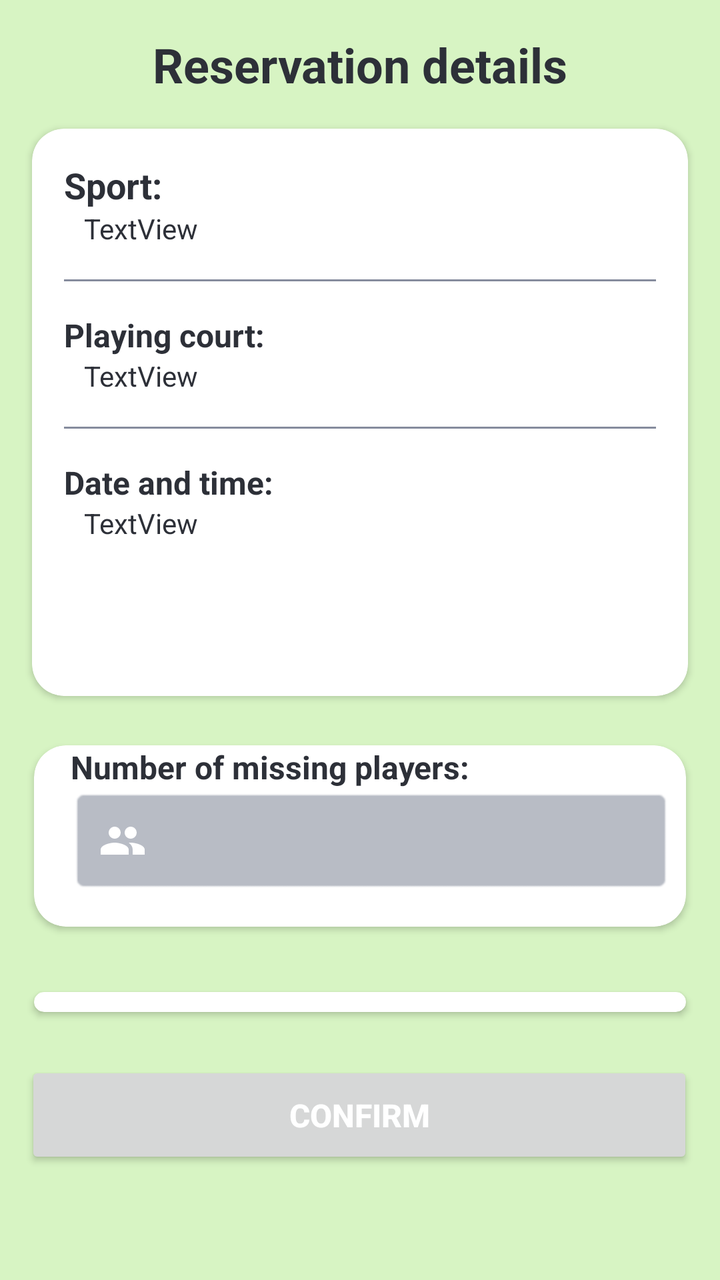
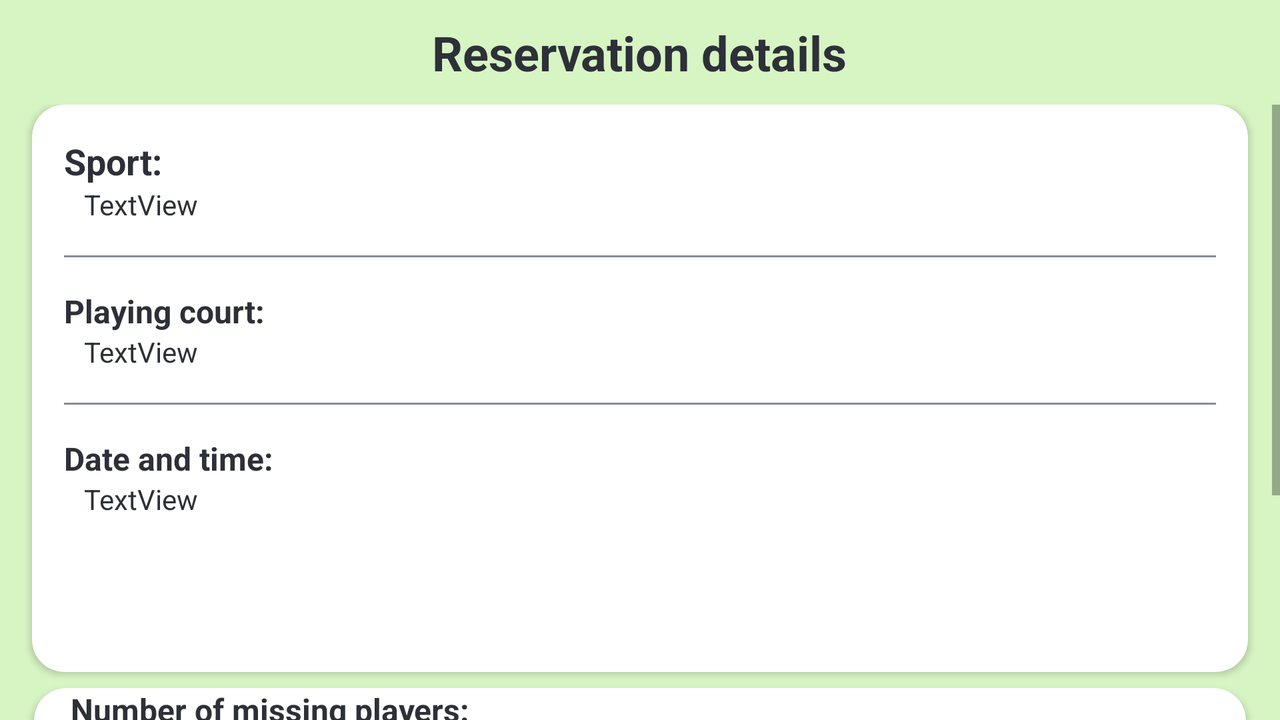

Two renders of one Android screen. The first uses the default layout on a phone; the second uses the alternative layout the repository ships for a different screen configuration, on a matching device. The two XML files are below.
<!-- AndroidManifest.xml: application theme Theme.ShowProfileActivity -->
<!-- res/layout/confirm_reservation.xml -->
<androidx.constraintlayout.widget.ConstraintLayout
    xmlns:android="http://schemas.android.com/apk/res/android"
    xmlns:app="http://schemas.android.com/apk/res-auto"
    xmlns:tools="http://schemas.android.com/tools"
    android:layout_width="match_parent"
    android:layout_height="match_parent"
    android:background="@color/green_100">



    <TextView
        android:id="@+id/bookingDetailsText"
        android:layout_width="wrap_content"
        android:layout_height="wrap_content"
        android:text="@string/edit_title"
        android:textSize="24sp"
        android:textStyle="bold"
        app:layout_constraintTop_toTopOf="parent"
        app:layout_constraintBottom_toTopOf="@id/cardview"
        app:layout_constraintStart_toStartOf="parent"
        app:layout_constraintEnd_toEndOf="parent"
        android:paddingTop="16dp"
        android:paddingBottom="16dp" />

    <androidx.cardview.widget.CardView
        android:id="@+id/cardview"
        android:layout_width="match_parent"
        android:layout_height="wrap_content"
        app:layout_constraintTop_toBottomOf="@id/bookingDetailsText"
        app:cardCornerRadius="16dp"
        app:cardBackgroundColor="@color/white"
        app:layout_constraintStart_toStartOf="parent"
        app:layout_constraintEnd_toEndOf="parent"
        android:layout_marginStart="16dp"
        android:layout_marginEnd="16dp">

        <LinearLayout
            android:layout_width="match_parent"
            android:layout_height="wrap_content"
            android:orientation="vertical"
            android:padding="16dp">

            <TextView
                android:id="@+id/sportChosenTextView"
                android:layout_width="66dp"
                android:layout_height="match_parent"
                android:text="@string/sport_chosen"
                android:textSize="18sp"
                android:textStyle="bold" />

            <TextView
                android:id="@+id/textView"
                android:layout_width="308dp"
                android:layout_height="match_parent"
                android:layout_marginLeft="10dp"
                android:layout_weight="1"
                android:text="TextView" />

            <View
                android:layout_width="match_parent"
                android:layout_height="1dp"
                android:layout_marginTop="16dp"
                android:layout_marginBottom="16dp"
                android:background="@color/grey_400" />

            <TextView
                android:id="@+id/sportFacilityTextView"
                android:layout_width="wrap_content"
                android:layout_height="match_parent"
                android:text="@string/sport_field"
                android:textSize="16sp"
                android:textStyle="bold" />

            <TextView
                android:id="@+id/textView3"
                android:layout_width="match_parent"
                android:layout_height="match_parent"
                android:layout_marginLeft="10dp"
                android:layout_weight="1"
                android:text="TextView" />

            <View
                android:layout_width="match_parent"
                android:layout_height="1dp"
                android:layout_marginTop="16dp"
                android:layout_marginBottom="16dp"
                android:background="@color/grey_400" />

            <TextView
                android:id="@+id/dateAndTimeTextView"
                android:layout_width="wrap_content"
                android:layout_height="match_parent"
                android:text="@string/timeslot"
                android:textSize="16sp"
                android:textStyle="bold" />

            <TextView
                android:id="@+id/textView20"
                android:layout_width="wrap_content"
                android:layout_height="80dp"

                android:layout_marginLeft="10dp"
                android:layout_weight="1"
                android:text="TextView" />

        </LinearLayout>
    </androidx.cardview.widget.CardView>

    <androidx.cardview.widget.CardView
        android:id="@+id/cardview3"
        android:layout_width="match_parent"
        android:layout_height="wrap_content"
        app:cardBackgroundColor="@color/white"
        android:layout_marginStart="10dp"
        android:layout_marginEnd="10dp"
        app:cardCornerRadius="16dp"
        app:cardUseCompatPadding="true"
        app:layout_constraintBottom_toTopOf="@id/cardview2"
        app:layout_constraintTop_toBottomOf="@+id/cardview"
        app:layout_constraintStart_toStartOf="parent"
        app:layout_constraintEnd_toEndOf="parent"
        android:orientation="vertical">

        <ScrollView
            android:layout_width="match_parent"
            android:layout_height="wrap_content"
            app:layout_constraintTop_toBottomOf="@+id/cardview2"
            app:layout_constraintStart_toStartOf="parent"
            app:layout_constraintEnd_toEndOf="parent"
            android:layout_marginStart="-5dp"
            android:layout_marginBottom="10dp">

            <LinearLayout
                android:id="@+id/missingPlayers"
                android:layout_width="match_parent"
                android:layout_height="wrap_content"
                android:layout_gravity="center_vertical"
                android:layout_marginLeft="16dp"
                android:orientation="vertical">

                <TextView
                    android:id="@+id/missingPlayersTitle"
                    android:layout_width="wrap_content"
                    android:layout_height="wrap_content"
                    android:layout_marginStart="7dp"
                    android:text="@string/missingPlayersTitle"
                    android:textSize="16sp"
                    android:textStyle="bold" />

                <EditText
                    android:id="@+id/missingPlayersText"
                    android:layout_width="match_parent"
                    android:layout_height="wrap_content"
                    android:layout_marginLeft="7dp"
                    android:layout_marginRight="7dp"
                    android:layout_marginBottom="7dp"
                    android:autofillHints="Insert missing players"
                    android:background="@android:drawable/editbox_background"
                    android:backgroundTint="@color/grey_200"
                    android:drawablePadding="16dp"
                    android:inputType="phone"
                    android:padding="14dp"
                    android:textColor="@color/white"
                    android:textSize="16sp"
                    app:drawableLeftCompat="@drawable/baseline_people_24" />

            </LinearLayout>

        </ScrollView>

    </androidx.cardview.widget.CardView>

    <androidx.cardview.widget.CardView
        android:id="@+id/cardview2"
        android:layout_width="match_parent"
        android:layout_height="wrap_content"
        app:cardBackgroundColor="@color/white"
        android:layout_marginStart="10dp"
        android:layout_marginEnd="10dp"
        app:cardCornerRadius="16dp"
        app:cardUseCompatPadding="true"
        app:layout_constraintBottom_toTopOf="@id/confirm_button"
        app:layout_constraintTop_toBottomOf="@+id/cardview3"
        app:layout_constraintStart_toStartOf="parent"
        app:layout_constraintEnd_toEndOf="parent">

        <ScrollView
            android:contentDescription="@string/list_option"
            android:layout_width="match_parent"
            android:layout_height="wrap_content"
            android:layout_marginStart="-5dp"
            android:layout_marginBottom="10dp">

            <LinearLayout
                android:id="@+id/optionsscrollview"
                android:layout_width="match_parent"
                android:layout_height="wrap_content"
                android:layout_gravity="center_vertical"
                android:layout_marginLeft="16dp"
                android:orientation="vertical">

            </LinearLayout>

        </ScrollView>

    </androidx.cardview.widget.CardView>


    <Button
        android:id="@+id/confirm_button"
        android:layout_width="334dp"
        android:layout_height="wrap_content"
        app:layout_constraintStart_toStartOf="parent"
        app:layout_constraintEnd_toEndOf="parent"
        app:layout_constraintBottom_toBottomOf="parent"
        app:layout_constraintTop_toBottomOf="@+id/cardview2"
        app:layout_constraintHorizontal_bias="0.5"
        android:layout_marginStart="38dp"
        android:layout_marginEnd="39dp"
        android:layout_marginBottom="39dp"
        android:padding="16dp"
        android:text="@string/confirm"
        android:textColor="@android:color/white"
        android:textSize="16sp"
        android:textStyle="bold" />

    </androidx.constraintlayout.widget.ConstraintLayout>
<!-- resources referenced by this layout -->
<resources>
  <color name="green_100">#D7F4C3</color>
  <color name="grey_200">#b8bcc5</color>
  <color name="grey_400">#868c9d</color>
  <color name="white">#FFFFFFFF</color>
  <!-- drawable baseline_people_24 (drawable) -->
  <vector xmlns:android="http://schemas.android.com/apk/res/android"
      android:height="24dp"
      android:width="24dp"
      android:viewportWidth="24"
      android:viewportHeight="24">
      <path android:fillColor="@android:color/white" android:pathData="M16,11c1.66,0 2.99,-1.34 2.99,-3S17.66,5 16,5c-1.66,0 -3,1.34 -3,3s1.34,3 3,3zM8,11c1.66,0 2.99,-1.34 2.99,-3S9.66,5 8,5C6.34,5 5,6.34 5,8s1.34,3 3,3zM8,13c-2.33,0 -7,1.17 -7,3.5L1,19h14v-2.5c0,-2.33 -4.67,-3.5 -7,-3.5zM16,13c-0.29,0 -0.62,0.02 -0.97,0.05 1.16,0.84 1.97,1.97 1.97,3.45L17,19h6v-2.5c0,-2.33 -4.67,-3.5 -7,-3.5z"/>
  </vector>
  <string name="confirm">Confirm</string>
  <string name="edit_title">Reservation details</string>
  <string name="list_option">List option</string>
  <string name="missingPlayersTitle">Number of missing players:</string>
  <string name="sport_chosen">Sport:</string>
  <string name="sport_field">Playing court:</string>
  <string name="timeslot">Date and time:</string>
  <style name="Theme.ShowProfileActivity" parent="Theme.MaterialComponents.Light.DarkActionBar">
          
          <item name="colorPrimary">@color/green_400</item>
          <item name="colorPrimaryVariant">@color/green_600</item>
          <item name="colorOnPrimary">@color/black</item>
          
          <item name="colorSecondary">@color/grey_400</item>
          <item name="colorSecondaryVariant">@color/grey_800</item>
          <item name="colorOnSecondary">@color/black</item>
          
          <item name="android:statusBarColor">?attr/colorPrimaryVariant</item>
          <item name="android:textColor">@color/grey_900</item>
  
  
      </style>
  <color name="green_400">#83DE4A</color>
  <color name="green_600">#58C60F</color>
  <color name="black">#FF000000</color>
  <color name="grey_800">#41444f</color>
  <color name="grey_900">#2d3038</color>
</resources>
<!-- res/layout-land/confirm_reservation.xml (the author's variant of the layout above) -->
<!-- drawn on the phone turned sideways -->
<LinearLayout xmlns:android="http://schemas.android.com/apk/res/android"
    xmlns:app="http://schemas.android.com/apk/res-auto"
    xmlns:tools="http://schemas.android.com/tools"
    android:layout_width="match_parent"
    android:layout_height="match_parent"
    android:background="@color/green_100"
    android:orientation="vertical">


    
    <TextView
        android:id="@+id/bookingDetailsText"
        android:layout_width="wrap_content"
        android:layout_height="wrap_content"
        android:padding="10dp"
        android:text="@string/edit_title"
        android:textSize="24sp"
        android:textStyle="bold"
        android:layout_gravity="center"
        app:layout_constraintBottom_toTopOf="@id/cardview"
        app:layout_constraintEnd_toEndOf="parent"
        app:layout_constraintStart_toStartOf="parent"
        app:layout_constraintTop_toTopOf="parent" />

    <ScrollView
        android:layout_width="match_parent"
        android:layout_height="match_parent">

        <LinearLayout
            android:layout_width="match_parent"
            android:layout_height="wrap_content"
            android:orientation="vertical">

            <androidx.cardview.widget.CardView
                android:id="@+id/cardview"
                android:layout_width="match_parent"
                android:layout_height="0dp"
                app:cardBackgroundColor="@color/white"
                android:layout_marginStart="16dp"
                android:layout_marginEnd="16dp"
                android:layout_weight="1"
                app:cardCornerRadius="16dp"
                app:layout_constraintEnd_toEndOf="parent"
                app:layout_constraintStart_toStartOf="parent"
                app:layout_constraintTop_toBottomOf="@id/bookingDetailsText">

                <LinearLayout
                    android:layout_width="match_parent"
                    android:layout_height="wrap_content"
                    android:orientation="vertical"
                    android:padding="16dp">

                    <TextView
                        android:id="@+id/sportChosenTextView"
                        android:layout_width="66dp"
                        android:layout_height="match_parent"
                        android:text="@string/sport_chosen"
                        android:textSize="18sp"
                        android:textStyle="bold" />

                    <TextView
                        android:id="@+id/textView"
                        android:layout_width="308dp"
                        android:layout_height="match_parent"
                        android:layout_marginLeft="10dp"
                        android:layout_weight="1"
                        android:text="TextView" />

                    <View
                        android:layout_width="match_parent"
                        android:layout_height="1dp"
                        android:layout_marginTop="16dp"
                        android:layout_marginBottom="16dp"
                        android:background="@color/grey_400" />

                    <TextView
                        android:id="@+id/sportFacilityTextView"
                        android:layout_width="wrap_content"
                        android:layout_height="match_parent"
                        android:text="@string/sport_field"
                        android:textSize="16sp"
                        android:textStyle="bold" />

                    <TextView
                        android:id="@+id/textView3"
                        android:layout_width="match_parent"
                        android:layout_height="match_parent"
                        android:layout_marginLeft="10dp"
                        android:layout_weight="1"
                        android:text="TextView" />

                    <View
                        android:layout_width="match_parent"
                        android:layout_height="1dp"
                        android:layout_marginTop="16dp"
                        android:layout_marginBottom="16dp"
                        android:background="@color/grey_400" />

                    <TextView
                        android:id="@+id/dateAndTimeTextView"
                        android:layout_width="wrap_content"
                        android:layout_height="match_parent"
                        android:text="@string/timeslot"
                        android:textSize="16sp"
                        android:textStyle="bold" />

                    <TextView
                        android:id="@+id/textView20"
                        android:layout_width="wrap_content"
                        android:layout_height="80dp"

                        android:layout_marginLeft="10dp"
                        android:layout_weight="1"
                        android:text="TextView" />

                </LinearLayout>
            </androidx.cardview.widget.CardView>

            <androidx.cardview.widget.CardView
                android:id="@+id/cardview3"
                android:layout_width="match_parent"
                android:layout_height="wrap_content"
                app:cardBackgroundColor="@color/white"
                android:layout_marginStart="10dp"
                android:layout_marginEnd="10dp"
                app:cardCornerRadius="16dp"
                app:cardUseCompatPadding="true"
                app:layout_constraintBottom_toTopOf="@id/cardview2"
                app:layout_constraintTop_toBottomOf="@+id/cardview"
                app:layout_constraintStart_toStartOf="parent"
                app:layout_constraintEnd_toEndOf="parent"
                android:orientation="vertical">

                <ScrollView
                    android:layout_width="match_parent"
                    android:layout_height="wrap_content"
                    android:layout_marginStart="-5dp"
                    android:layout_marginBottom="10dp">

                    <LinearLayout
                        android:id="@+id/missingPlayers"
                        android:layout_width="match_parent"
                        android:layout_height="wrap_content"
                        android:layout_gravity="center_vertical"
                        android:layout_marginLeft="16dp"
                        android:orientation="vertical">

                        <TextView
                            android:id="@+id/missingPlayersTitle"
                            android:layout_width="wrap_content"
                            android:layout_height="wrap_content"
                            android:layout_marginStart="7dp"
                            android:text="@string/missingPlayersTitle"
                            android:textSize="16sp"
                            android:textStyle="bold" />

                        <EditText
                            android:id="@+id/missingPlayersText"
                            android:layout_width="match_parent"
                            android:layout_height="wrap_content"
                            android:layout_marginLeft="7dp"
                            android:layout_marginRight="7dp"
                            android:layout_marginBottom="7dp"
                            android:autofillHints="Insert missing players"
                            android:background="@android:drawable/editbox_background"
                            android:backgroundTint="@color/grey_200"
                            android:drawablePadding="16dp"
                            android:inputType="phone"
                            android:padding="14dp"
                            android:textColor="@color/white"
                            android:textSize="16sp"
                            app:drawableLeftCompat="@drawable/baseline_people_24" />

                    </LinearLayout>

                </ScrollView>

            </androidx.cardview.widget.CardView>

            <androidx.cardview.widget.CardView
                android:id="@+id/cardview2"
                android:layout_width="match_parent"
                android:layout_height="wrap_content"
                app:cardBackgroundColor="@color/white"
                android:layout_marginStart="10dp"
                android:layout_marginEnd="10dp"
                app:cardCornerRadius="16dp"
                app:cardUseCompatPadding="true"
                app:layout_constraintBottom_toTopOf="@id/confirm_button"
                app:layout_constraintTop_toBottomOf="@+id/cardview3"
                app:layout_constraintEnd_toEndOf="parent"
                app:layout_constraintStart_toStartOf="parent">

                <ScrollView
                    android:layout_width="match_parent"
                    android:layout_height="wrap_content"
                    android:layout_marginStart="-5dp"
                    android:layout_marginTop="10dp"
                    android:layout_marginBottom="10dp"
                    android:contentDescription="@string/list_option">

                    <LinearLayout
                        android:id="@+id/optionsscrollview"
                        android:layout_width="match_parent"
                        android:layout_height="wrap_content"
                        android:layout_gravity="center_vertical"
                        android:layout_marginLeft="16dp"
                        android:orientation="vertical">

                    </LinearLayout>

                </ScrollView>

            </androidx.cardview.widget.CardView>


            <Button
                android:id="@+id/confirm_button"
                android:layout_width="334dp"
                android:layout_height="wrap_content"
                android:layout_gravity="center"
                android:layout_margin="5dp"
                android:padding="10dp"
                android:text="@string/confirm"
                android:textColor="@android:color/white"
                android:textSize="16sp"
                android:textStyle="bold"
                app:layout_constraintStart_toStartOf="parent"
                app:layout_constraintEnd_toEndOf="parent"
                app:layout_constraintBottom_toBottomOf="parent"
                app:layout_constraintTop_toBottomOf="@+id/cardview2"/>

        </LinearLayout>
    </ScrollView>

</LinearLayout>
